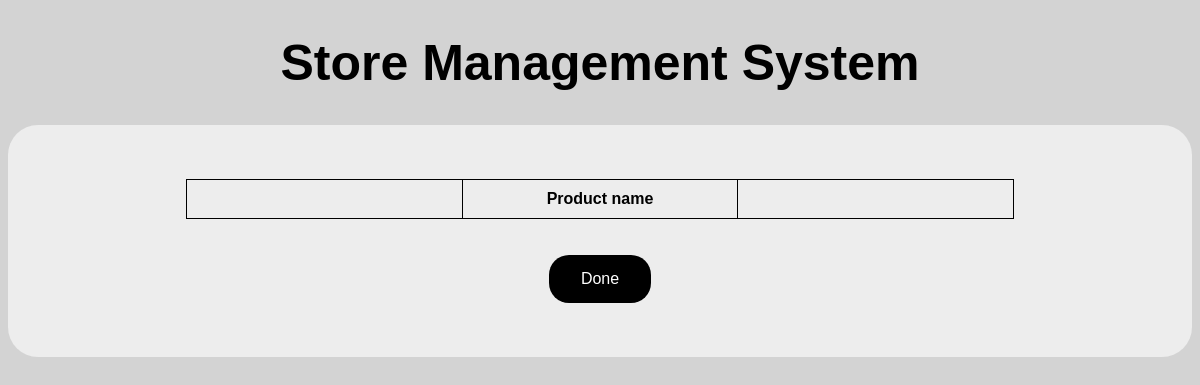
/show_prod, run on an earlier commit of the app's database.
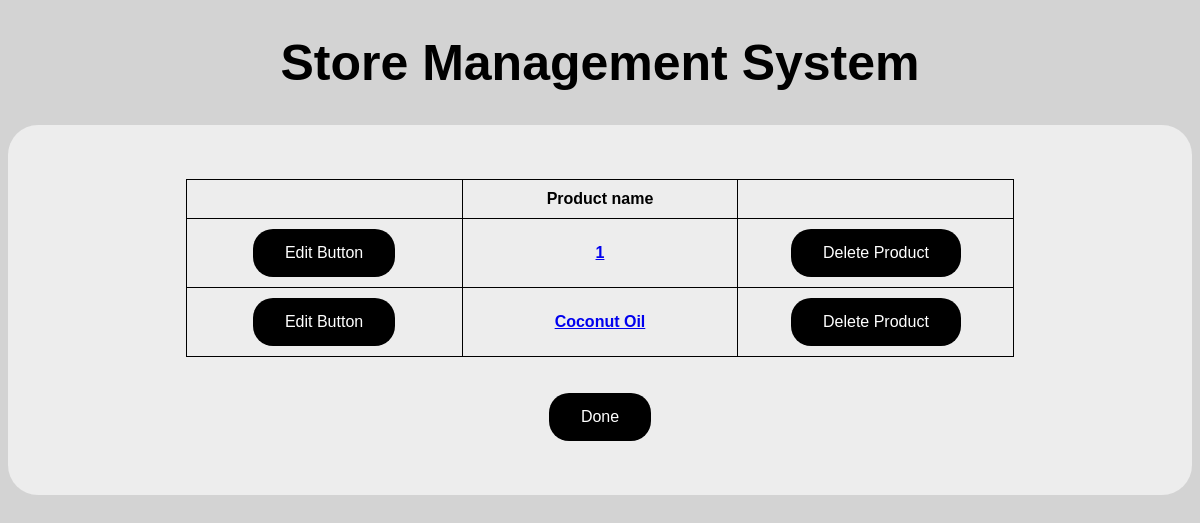
And on a later commit of the database.
### storedb/models.py (models this page shows, shortened)
class Product(models.Model):
    prod_name = models.CharField(max_length=30)
    prod_code = models.CharField(max_length=20)
    prod_size = models.IntegerField()  # quantity
    prod_stock = models.IntegerField()
    prod_unit = models.CharField(max_length=20)  # lt or kg
    prod_price = models.IntegerField()
    prod_reorder_level = models.IntegerField()

### storedb/views.py (the view)
# urls.py: path('show_prod', views.show_prod),
def show_prod(request):
    prod_list = Product.objects.all()
    return render(request, 'showprod.html', {'prod_list': prod_list})

### storedb/templates/showprod.html (shortened to what this page needs)
{% extends "base.html" %}
{% block content %}
<center><br><br>
<table>
        <tr>
            <td></td>
            <td>Product name</td>
            <td></td>
        </tr>
        {% for product in prod_list %}
        <tr>
            <td><form action="edit_prod/{{product.id}}" method="post">
                {% csrf_token %}<button>Edit Button</button></td>
            <td>  <form action="{{product.id}}/{{product.prod_name}}" method="post">
             {% csrf_token %}<a href="product/{{product.prod_name}}">{{product.prod_name}}</a>
            </form></td>
            <td><form action="deleteprod/{{product.id}}" method="post">
                {% csrf_token %}<button>Delete Product</button></td>
        </tr>
        {% endfor %}
    </table><br><br>
<form action="cancel" method="post">
            <button type="submit">Done</button>
    </form><br></center><br><br>
{% endblock content %}

What changed in the data, as far as the page shows it:
added Product: prod_name "1"
added Product: prod_name "Coconut Oil"
